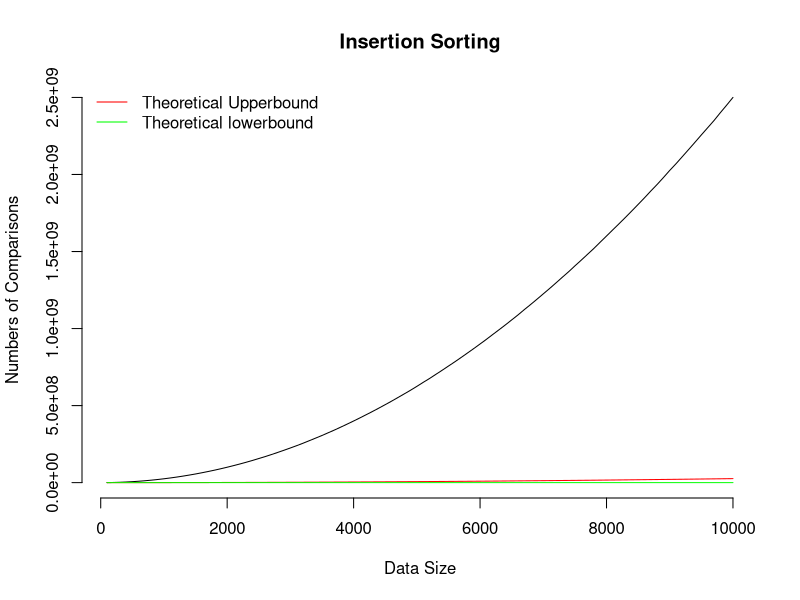

Reproduce this figure in R.
setwd("C:/Users/4malteses/Desktop/plot")

# set up data size vector
data.size <- vector()
for (i in 1:100) {
  data.size[i] <- i * 100
}

# load cmp number
data.cmp <- read.table("Insert.txt", header = FALSE, sep = " ", stringsAsFactors=F)
data.cmp <- as.character(data.cmp)
data.cmp <- data.cmp[1:100]

plot(data.size, 
     data.cmp,
     type = "l",
     bty="n",
     xlab= "Data Size",
     ylab="Numbers of Comparisons",
     main = "Insertion Sorting")
lines(data.size, 
      0.26*data.size*data.size, 
      type ="l", 
      col = "red")
lines(data.size, data.size, type ="l", col = "green")
# legend
legend("topleft", 
       bty="n",
       legend = c("Theoretical Upperbound", "Theoretical lowerbound"),
       lty = c(1, 1), 
       col = c("red", "green"),
       lwd = 1,
       pt.lwd = 1,
       text.width = 1)
